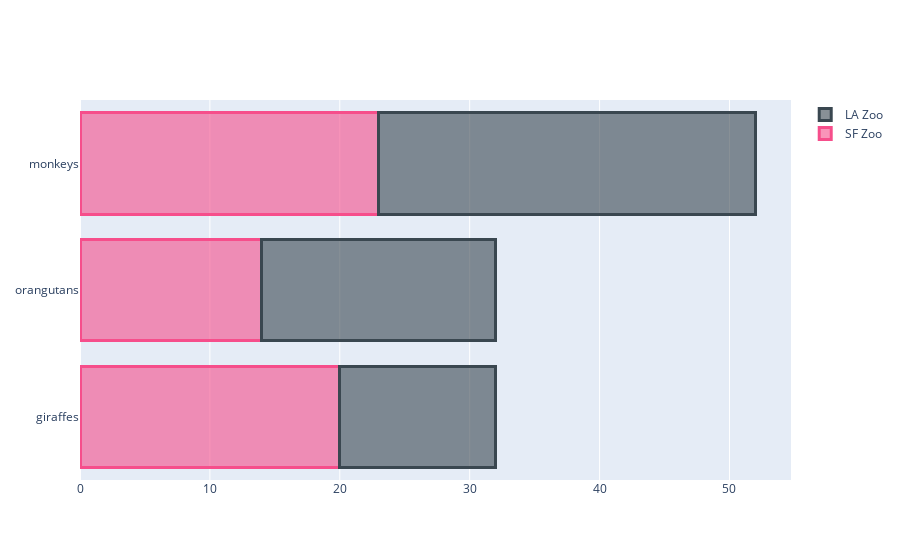

The notebook cell this image was saved under:
### Code cell
fig = go.Figure()
fig.add_trace(go.Bar(
    y=['giraffes', 'orangutans', 'monkeys'],
    x=[20, 14, 23],
    name='SF Zoo',
    orientation='h',
    marker=dict(
        color='rgba(246, 78, 139, 0.6)',
        line=dict(color='rgba(246, 78, 139, 1.0)', width=3)
    )
))
fig.add_trace(go.Bar(
    y=['giraffes', 'orangutans', 'monkeys'],
    x=[12, 18, 29],
    name='LA Zoo',
    orientation='h',
    marker=dict(
        color='rgba(58, 71, 80, 0.6)',
        line=dict(color='rgba(58, 71, 80, 1.0)', width=3)
    )
))

fig.update_layout(barmode='stack')
fig.show()

### Figure 1 — Plotly figure (JSON) as saved in the notebook; plotly's stock layout.template omitted (floating-point values rounded to 4 significant figures)
{"data": [{"marker": {"color": "rgba(246, 78, 139, 0.6)", "line": {"color": "rgba(246, 78, 139, 1.0)", "width": 3}}, "name": "SF Zoo", "orientation": "h", "type": "bar", "x": [20, 14, 23], "y": ["giraffes", "orangutans", "monkeys"]}, {"marker": {"color": "rgba(58, 71, 80, 0.6)", "line": {"color": "rgba(58, 71, 80, 1.0)", "width": 3}}, "name": "LA Zoo", "orientation": "h", "type": "bar", "x": [12, 18, 29], "y": ["giraffes", "orangutans", "monkeys"]}], "layout": {"barmode": "stack"}}
